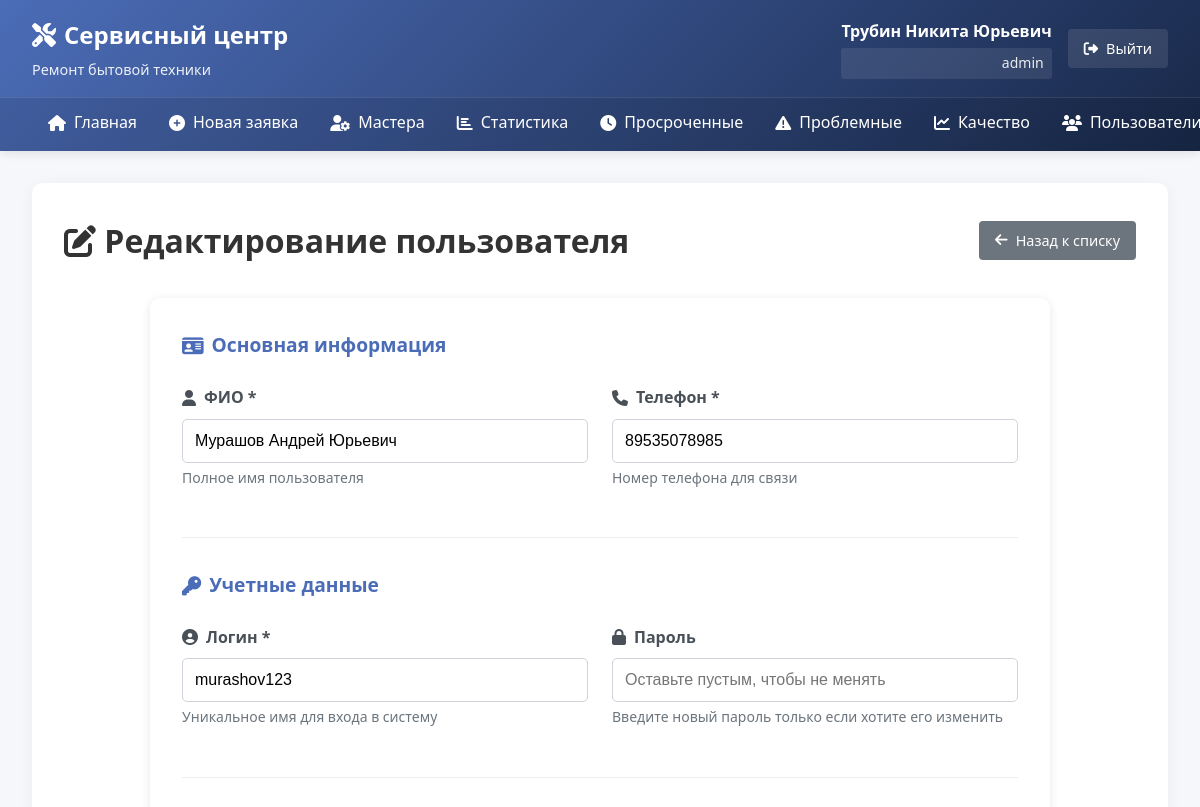
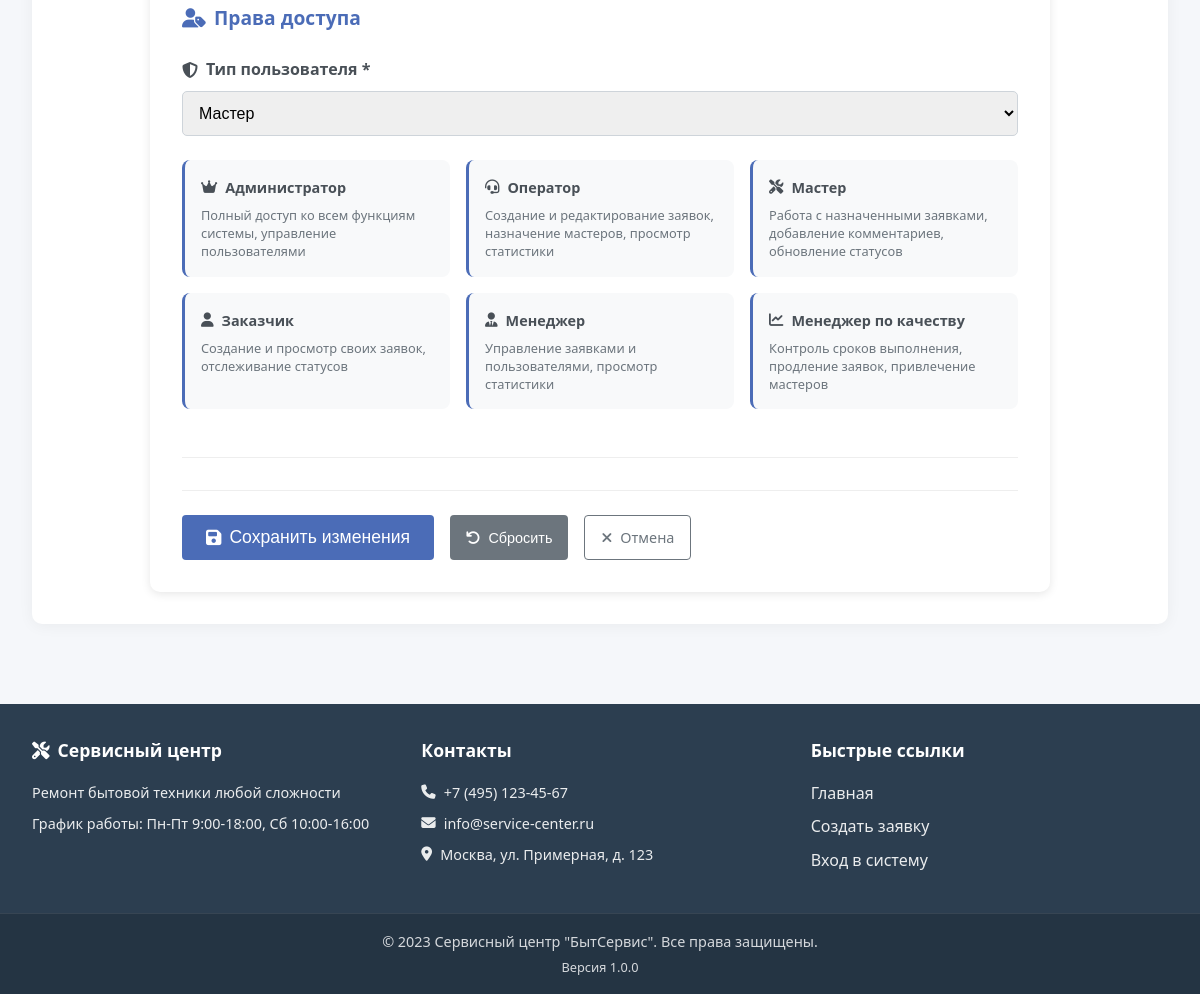
The app's page /user/2/edit (signed in) with its own data (2 pictures, top to bottom).
### tables this page shows
CREATE TABLE users (
    id INTEGER PRIMARY KEY AUTOINCREMENT,
    fio TEXT NOT NULL,
    phone TEXT NOT NULL,
    login TEXT UNIQUE NOT NULL,
    password_hash TEXT NOT NULL,
    type TEXT NOT NULL CHECK(type IN ('Заказчик', 'Мастер', 'Оператор', 'Менеджер', 'admin', 'Менеджер по качеству'))
);

### app.py (the view, shortened to what this page needs)
@app.route('/user/<int:user_id>/edit', methods=('GET', 'POST'))
@login_required
@role_required('admin')
def edit_user(user_id):
    user = query_db(
        'SELECT * FROM users WHERE id = ?',
        (user_id,),
        one=True
    )
    if user is None:
        flash('Пользователь не найден.', 'danger')
        return redirect(url_for('users'))
    if user['id'] == g.user['id']:
        flash('Вы не можете редактировать свой собственный профиль через эту форму.', 'warning')
        return redirect(url_for('users'))
    return render_template('user_edit.html', user=user)

### templates/user_edit.html (shortened to what this page needs)
{% extends "layout.html" %}
{% block content %}
<div class="page-header">
    <h1>
        <i class="fas {% if user %}fa-edit{% else %}fa-user-plus{% endif %}"></i>
        {% if user %}Редактирование пользователя{% else %}Добавление пользователя{% endif %}
    </h1>
    <a href="{{ url_for('users') }}" class="btn btn-secondary">
        <i class="fas fa-arrow-left"></i> Назад к списку
    </a>
</div>
<div class="form-container">
    <form method="POST" class="user-form">
        <div class="form-section">
            <h3><i class="fas fa-id-card"></i> Основная информация</h3>
            <div class="form-row">
                <div class="form-group">
                    <label for="fio">
                        <i class="fas fa-user"></i> ФИО *
                    </label>
                    <input type="text"
                           id="fio"
                           name="fio"
                           value="{{ user.fio if user else '' }}"
                           placeholder="Иванов Иван Иванович"
                           required>
                    <small class="form-text">Полное имя пользователя</small>
                </div>
                <div class="form-group">
                    <label for="phone">
                        <i class="fas fa-phone"></i> Телефон *
                    </label>
                    <input type="tel"
                           id="phone"
                           name="phone"
                           value="{{ user.phone if user else '' }}"
                           placeholder="+7 (999) 123-45-67"
                           required>
                    <small class="form-text">Номер телефона для связи</small>
                </div>
            </div>
        </div>
        <div class="form-section">
            <h3><i class="fas fa-key"></i> Учетные данные</h3>
            <div class="form-row">
                <div class="form-group">
                    <label for="login">
                        <i class="fas fa-user-circle"></i> Логин *
                    </label>
                    <input type="text"
                           id="login"
                           name="login"
                           value="{{ user.login if user else '' }}"
                           placeholder="username"
                           required>
                    <small class="form-text">Уникальное имя для входа в систему</small>
                </div>
                <div class="form-group">
                    <label for="password">
                        <i class="fas fa-lock"></i> Пароль {% if not user %}*{% endif %}
                    </label>
                    <input type="password"
                           id="password"
                           name="password"
                           placeholder="{% if user %}Оставьте пустым, чтобы не менять{% else %}Введите пароль{% endif %}"
                           {% if not user %}required{% endif %}>
                    <small class="form-text">
                        {% if user %}
                        Введите новый пароль только если хотите его изменить
                        {% else %}
                        Пароль должен содержать не менее 6 символов
                        {% endif %}
                    </small>
                </div>
            </div>
        </div>
        <div class="form-section">
            <h3><i class="fas fa-user-tag"></i> Права доступа</h3>
            <div class="form-group">
                <label for="type">
                    <i class="fas fa-shield-alt"></i> Тип пользователя *
                </label>
                <select id="type" name="type" required>
                    <option value="Мастер" {% if user and user.type == 'Мастер' %}selected{% endif %}>
                        Мастер
                    </option>
                </select>
                <div class="role-descriptions">
                    <div class="role-desc">
                        <h4><i class="fas fa-crown"></i> Администратор</h4>
                        <p>Полный доступ ко всем функциям системы, управление пользователями</p>
                    </div>
                    <div class="role-desc">
                        <h4><i class="fas fa-headset"></i> Оператор</h4>
                        <p>Создание и редактирование заявок, назначение мастеров, просмотр статистики</p>
                    </div>
                    <div class="role-desc">
                        <h4><i class="fas fa-tools"></i> Мастер</h4>
                        <p>Работа с назначенными заявками, добавление комментариев, обновление статусов</p>
                    </div>
                    <div class="role-desc">
                        <h4><i class="fas fa-user"></i> Заказчик</h4>
                        <p>Создание и просмотр своих заявок, отслеживание статусов</p>
                    </div>
                    <div class="role-desc">
                        <h4><i class="fas fa-user-tie"></i> Менеджер</h4>
                        <p>Управление заявками и пользователями, просмотр статистики</p>
                    </div>
                    <div class="role-desc">
                        <h4><i class="fas fa-chart-line"></i> Менеджер по качеству</h4>
                        <p>Контроль сроков выполнения, продление заявок, привлечение мастеров</p>
                    </div>
                </div>
            </div>
        </div>
        <div class="form-actions">
            <button type="submit" class="btn btn-primary btn-lg">
                <i class="fas fa-save"></i> {% if user %}Сохранить изменения{% else %}Создать пользователя{% endif %}
            </button>
            <button type="reset" class="btn btn-secondary">
                <i class="fas fa-undo"></i> Сбросить
            </button>
            <a href="{{ url_for('users') }}" class="btn btn-outline">
                <i class="fas fa-times"></i> Отмена
            </a>
        </div>
    </form>
</div>
{% endblock %}

### templates/layout.html (shortened to what this page needs)
<!DOCTYPE html>
<html lang="ru">
<head>
    <link rel="stylesheet" href="{{ url_for('static', filename='style.css') }}">
    <link rel="stylesheet" href="https://cdnjs.cloudflare.com/ajax/libs/font-awesome/6.4.0/css/all.min.css">
</head>
<body>
    <header>
        <div class="header-container">
            <div class="logo">
                <h1><i class="fas fa-tools"></i> Сервисный центр</h1>
                <p class="tagline">Ремонт бытовой техники</p>
            </div>
            <div class="user-info">
                {% if g.user %}
                <div class="user-details">
                    <span class="user-name">{{ g.user.fio }}</span>
                    <span class="user-role">{{ g.user.type }}</span>
                </div>
                <a href="{{ url_for('logout') }}" class="btn btn-logout" title="Выйти">
                    <i class="fas fa-sign-out-alt"></i> Выйти
                </a>
                {% endif %}
            </div>
        </div>
        <nav>
            <ul class="nav-menu">
                <li><a href="{{ url_for('index') }}" class="{% if request.endpoint == 'index' %}active{% endif %}">
                    <i class="fas fa-home"></i> Главная
                </a></li>
                {% if g.user %}
                    {% if g.user.type in ['Заказчик', 'Оператор', 'admin', 'Менеджер'] %}
                    <li><a href="{{ url_for('create_request') }}" class="{% if request.endpoint == 'create_request' %}active{% endif %}">
                        <i class="fas fa-plus-circle"></i> Новая заявка
                    </a></li>
                    {% endif %}
                    {% if g.user.type in ['Оператор', 'admin', 'Менеджер'] %}
                    <li><a href="{{ url_for('masters') }}" class="{% if request.endpoint == 'masters' %}active{% endif %}">
                        <i class="fas fa-user-cog"></i> Мастера
                    </a></li>
                    {% endif %}
                    {% if g.user.type in ['Оператор', 'admin', 'Менеджер', 'Менеджер по качеству'] %}
                    <li><a href="{{ url_for('stats') }}" class="{% if request.endpoint == 'stats' %}active{% endif %}">
                        <i class="fas fa-chart-bar"></i> Статистика
                    </a></li>
                    {% endif %}
                    {% if g.user.type in ['Менеджер по качеству', 'admin', 'Менеджер'] %}
                    <li><a href="{{ url_for('overdue_requests') }}" class="{% if request.endpoint == 'overdue_requests' %}active{% endif %}">
                        <i class="fas fa-clock"></i> Просроченные
                    </a></li>
                    <li><a href="{{ url_for('problem_requests') }}" class="{% if request.endpoint == 'problem_requests' %}active{% endif %}">
                        <i class="fas fa-exclamation-triangle"></i> Проблемные
                    </a></li>
                    <li><a href="{{ url_for('quality_stats') }}" class="{% if request.endpoint == 'quality_stats' %}active{% endif %}">
                        <i class="fas fa-chart-line"></i> Качество
                    </a></li>
                    {% endif %}
                    {% if g.user.type in ['Оператор', 'admin', 'Менеджер'] %}
                    <li><a href="{{ url_for('users') }}" class="{% if request.endpoint == 'users' %}active{% endif %}">
                        <i class="fas fa-users"></i> Пользователи
                    </a></li>
                    {% endif %}
                {% endif %}
            </ul>
        </nav>
    </header>
    <main>
        <div class="content">
            {% block content %}{% endblock %}
        </div>
    </main>
    <footer>
        <div class="footer-content">
            <div class="footer-section">
                <h3><i class="fas fa-tools"></i> Сервисный центр</h3>
                <p>Ремонт бытовой техники любой сложности</p>
                <p>График работы: Пн-Пт 9:00-18:00, Сб 10:00-16:00</p>
            </div>
            <div class="footer-section">
                <h3>Контакты</h3>
                <p><i class="fas fa-phone"></i> +7 (495) 123-45-67</p>
                <p><i class="fas fa-envelope"></i> info@service-center.ru</p>
                <p><i class="fas fa-map-marker-alt"></i> Москва, ул. Примерная, д. 123</p>
            </div>
            <div class="footer-section">
                <h3>Быстрые ссылки</h3>
                <ul>
                    <li><a href="{{ url_for('index') }}">Главная</a></li>
                    {% if g.user %}
                    <li><a href="{{ url_for('create_request') }}">Создать заявку</a></li>
                    {% endif %}
                    <li><a href="{{ url_for('login') }}">Вход в систему</a></li>
                </ul>
            </div>
        </div>
        <div class="footer-bottom">
            <p>&copy; 2023 Сервисный центр "БытСервис". Все права защищены.</p>
            <p class="version">Версия 1.0.0</p>
        </div>
    </footer>
</body>
</html>

### records on screen
users: user.fio "Трубин Никита Юрьевич", user.type "admin"
users: fio "Мурашов Андрей Юрьевич", phone "89535078985", login "murashov123", type "Мастер"
